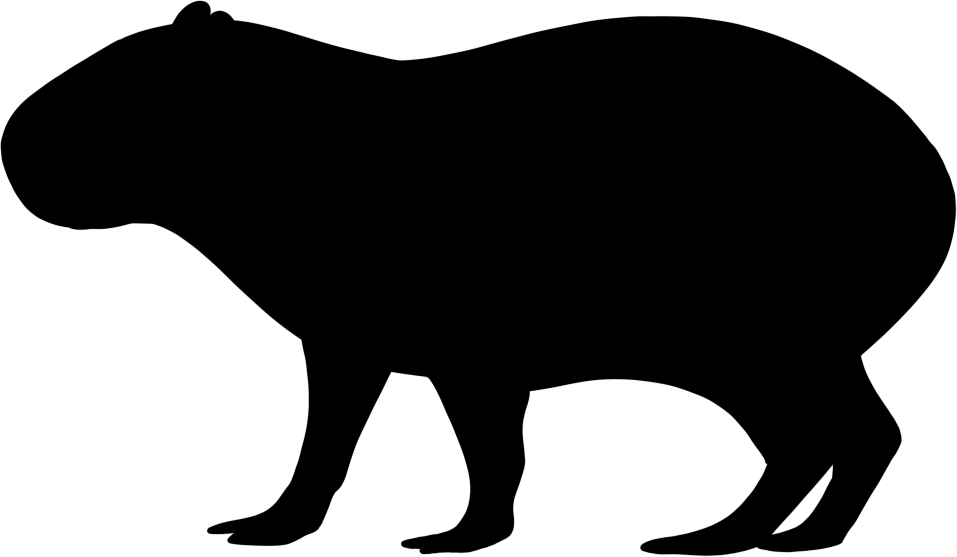
#> input picture backend/app/patterns/motifs/lab/refs/capybara_skye_source.png, 1913 x 1113 px (shown at 1/2 size); its folder holds only this picture in this run
$ python -i trace.py   (imports and definitions only)
#> lines starting #> are read from the running program, lines starting #| are printed output that depends on the picture; after the words box and inside, x2 and y2 are one past the last pixel; in counts of white or black regions, pixels touching at a corner belong together
### backend/app/patterns/motifs/_pillow.py
from __future__ import annotations

from typing import Callable

import numpy as np
from PIL import Image, ImageDraw


# Hard ceiling on the cells ONE silhouette raster may allocate. Deliberately
# separate from ``_helpers.MAX_LATTICE_CELLS`` (400k): that cap prices GEOS
# POLYGON cells at ~4-5 kB each, while a silhouette cell costs ~3 B (PIL "L"
# buffer + uint8 view + bool result), so the raster cap can sit ~40x looser
# without approaching the polygon cap's commit. 16M cells (n_grid <= 4000)
# clears every n_grid reachable from the ParamSpec slider ranges (the widest is
# ~2500 — a 5000 um extent at a 16 um slit period) yet still refuses the
# unbounded-POST corner: extent_um=40000 at period_um=6 asks for n_grid=26666,
# a 711 MB image whose downstream np.indices() is ~11 GB on a 13.7 GB host.
MAX_SILHOUETTE_CELLS = 16_000_000


def check_silhouette_budget(n_grid: int, what: str, **dials: float) -> None:
    """Refuse silhouette rasters that would not fit in memory.

    Same contract as ``_helpers.check_lattice_budget`` — a ValueError the
    /patterns and /boxes routes surface verbatim as an HTTP 400 — measured
    against the raster cap instead of the polygon-lattice cap. Generators size
    ``n_grid`` from caller-supplied ``extent_um`` / period params that nothing
    validates against their ParamSpec bounds, so this is the last line of
    defense before the allocation.
    """
    n = int(n_grid)
    n_cells = n * n
    if n_cells <= MAX_SILHOUETTE_CELLS:
        return
    knobs = ", ".join(f"{k}={v:g}" for k, v in dials.items())
    raise ValueError(
        f"{what} would rasterize {n}x{n} = {n_cells:,} silhouette cells"
        f"{f' ({knobs})' if knobs else ''}; the cap is "
        f"{MAX_SILHOUETTE_CELLS:,}. Increase period_um or shrink extent_um — "
        "the plate compositor upscales the pattern raster to fill the aperture, "
        "so patterns never need multi-mm extents at micron periods."
    )


# [19 lines left out: function render_silhouette, not called in this run]

### backend/app/patterns/motifs/trace.py
from __future__ import annotations

"""Image -> litho-safe silhouette tracing submodule.

Turns a *raster reference image* (a photo, an engraving, or an already-clean
PhyloPic/Commons silhouette) into a binary bool grid on the same contract as the
hand-authored motifs (``colibri.py`` / ``globe.py`` / ``monogram.py``):

    bool ndarray, shape (n_grid, n_grid), True == gold, Pillow y-down.

The pipeline is deterministic and fully parameterized so a traced motif bakes to
the same mask every run (spec-hashable). Stages:

  1. **Load + normalize** — open, optional crop box, grayscale, optional contrast
     stretch. Alpha-carrying PNGs (PhyloPic silhouettes) use the alpha channel
     directly as the foreground signal, which is cleaner than luma thresholding.
  2. **Segment foreground** — Otsu threshold (auto) or a fixed threshold, with an
     ``invert`` flag for dark-on-light vs light-on-dark sources.
  3. **Background removal** — optional flood-fill from the image corners so a
     textured/paper background that survives thresholding is peeled away, leaving
     only the connected subject.
  4. **Morphological cleanup** — fill interior holes, drop connected specks below
     a min-area fraction (removes JPEG crumbs / stray marks).
  5. **Litho-thicken thin necks** — grow the mask just enough that its thinnest
     surviving run clears the min-feature floor (legs, tails), reusing the same
     ``_dilate`` / ``_min_run`` idea as ``monogram.py`` but via ``scipy.ndimage``
     for speed. Never over-thickens (blob guard).
  6. **Place into a centered art box** — crop to the tight subject bbox, scale so
     the subject fills a target fraction, and paste at a controllable anchor
     (e.g. belly low for a waterline composition). Optional horizontal flip so
     the subject faces a chosen direction.

The heavy binary morphology uses ``scipy.ndimage`` (already a project dep). No
GEOS / shapely booleans are involved, so this is off the geometry hot-path
entirely.
"""

from dataclasses import dataclass, field
from pathlib import Path

import numpy as np
from PIL import Image
from scipy import ndimage as ndi

from ._pillow import check_silhouette_budget


# --------------------------------------------------------------------------- #
# Parameters
# --------------------------------------------------------------------------- #
@dataclass(frozen=True)
class TraceParams:
    """Deterministic knobs for :func:`trace_silhouette`.

    All fractions are of the *working grid* unless noted. Defaults are tuned for
    a clean, already-silhouetted PhyloPic PNG (alpha or solid black on white).
    """

    # -- load / normalize --
    crop: tuple[float, float, float, float] | None = None  # (x0,y0,x1,y1) frac
    use_alpha: bool = True          # prefer the alpha channel if the image has one
    invert: bool = False            # True if subject is LIGHT on a DARK ground
    threshold: float | None = None  # 0..1 fixed cut; None -> Otsu (auto)
    contrast: float = 1.0           # >1 stretches luma contrast before threshold

    # -- background removal --
    flood_bg: bool = True           # peel a connected background from the corners

    # -- cleanup --
    fill_holes: bool = True         # fill interior background pockets
    min_speck_frac: float = 0.002   # drop components smaller than this*area

    # -- litho safety --
    min_feature_px: int = 3         # thinnest surviving run must clear this
    max_thicken_px: int = 6         # dilation cap (blob guard)

    # -- placement into the art box --
    fill: float = 0.86              # subject's larger dim as a fraction of grid
    anchor_x: float = 0.5           # subject-bbox center x in the art box
    anchor_y: float = 0.5           # subject-bbox center y in the art box
    flip_h: bool = False            # mirror left<->right (face a chosen way)

    # -- optional engraved negative-space marks (art-box fractions) --
    # Each is (cx, cy, rx, ry): an ellipse punched to background AFTER placement,
    # used to add an eye / nostril so the read is "animal" not "blob".
    holes: tuple[tuple[float, float, float, float], ...] = field(default_factory=tuple)


# --------------------------------------------------------------------------- #
# Stage helpers
# --------------------------------------------------------------------------- #
def _load_gray_alpha(path: Path, crop, work: int) -> tuple[np.ndarray, np.ndarray | None]:
    """Load ``path`` at ``work`` x ``work``. Returns (gray 0..1, alpha 0..1|None).

    Preserves aspect by pasting onto a square transparent/ white canvas, so the
    subject is never distorted before we measure its bbox.
    """
    img = Image.open(path)
    has_alpha = "A" in img.getbands()
    img = img.convert("RGBA")
    if crop is not None:
        w, h = img.size
        x0, y0, x1, y1 = crop
        img = img.crop((int(x0 * w), int(y0 * h), int(x1 * w), int(y1 * h)))

    # Fit onto a square canvas, longest side -> work, preserving aspect.
    w, h = img.size
    s = work / max(w, h)
    nw, nh = max(1, int(round(w * s))), max(1, int(round(h * s)))
    img = img.resize((nw, nh), Image.LANCZOS)
    canvas = Image.new("RGBA", (work, work), (0, 0, 0, 0))
    canvas.paste(img, ((work - nw) // 2, (work - nh) // 2))

    rgba = np.asarray(canvas, dtype=np.float32) / 255.0
    alpha = rgba[..., 3] if has_alpha else None
    # Composite over white for the luma path so transparent regions read bright.
    rgb = rgba[..., :3]
    a = rgba[..., 3:4]
    comp = rgb * a + (1.0 - a)
    gray = comp @ np.array([0.299, 0.587, 0.114], dtype=np.float32)
    return gray, alpha


def _otsu(gray: np.ndarray) -> float:
    """Otsu's threshold on a 0..1 image (returns a 0..1 cut)."""
    hist, edges = np.histogram(gray, bins=256, range=(0.0, 1.0))
    hist = hist.astype(np.float64)
    total = hist.sum()
    if total == 0:
        return 0.5
    p = hist / total
    omega = np.cumsum(p)
    centers = (edges[:-1] + edges[1:]) * 0.5
    mu = np.cumsum(p * centers)
    mu_t = mu[-1]
    denom = omega * (1.0 - omega)
    denom[denom == 0] = 1e-12
    sigma_b2 = (mu_t * omega - mu) ** 2 / denom
    return float(centers[int(np.nanargmax(sigma_b2))])


def _foreground(gray: np.ndarray, alpha: np.ndarray | None, pr: TraceParams) -> np.ndarray:
    """Binary foreground mask from the alpha channel or a thresholded luma."""
    if pr.use_alpha and alpha is not None and float(alpha.max()) > 0.0:
        return alpha > 0.5

    g = gray
    if pr.contrast != 1.0:
        g = np.clip((g - 0.5) * pr.contrast + 0.5, 0.0, 1.0)
    cut = pr.threshold if pr.threshold is not None else _otsu(g)
    # Subject is dark-on-light by default -> foreground is BELOW the cut.
    fg = g < cut
    if pr.invert:
        fg = ~fg
    return fg


def _remove_bg_flood(fg: np.ndarray) -> np.ndarray:
    """Drop any *background* (False) component touching the border, then treat
    everything not thus reached as removable if it is background. Practically:
    keep the foreground; but also kill foreground blobs that are actually the
    frame/paper by flooding False from the corners and clearing FG islands that
    are fully enclosed by border-connected background only if they are specks
    (handled elsewhere). Here we simply guarantee the border ring is background
    by clearing any FG that is connected to the image border."""
    # A clean silhouette has NO foreground touching the border. If the source
    # has a filled background that thresholded as foreground, it will touch the
    # border; flip it off by removing the border-connected foreground component.
    lbl, n = ndi.label(fg)
    if n == 0:
        return fg
    border_ids = set(np.unique(np.concatenate([
        lbl[0, :], lbl[-1, :], lbl[:, 0], lbl[:, -1],
    ])))
    border_ids.discard(0)
    if not border_ids:
        return fg
    # Only strip a border component if it is huge (a real background fill), not
    # a subject that merely grazes the edge.
    out = fg.copy()
    area = fg.shape[0] * fg.shape[1]
    for cid in border_ids:
        comp = lbl == cid
        if comp.sum() > 0.45 * area:
            out &= ~comp
    return out


def _keep_largest_and_declutter(fg: np.ndarray, min_frac: float) -> np.ndarray:
    """Drop connected components smaller than ``min_frac`` of the image area."""
    lbl, n = ndi.label(fg)
    if n <= 1:
        return fg
    area = fg.shape[0] * fg.shape[1]
    sizes = ndi.sum(np.ones_like(fg), lbl, index=np.arange(1, n + 1))
    keep = np.zeros(n + 1, dtype=bool)
    for i, sz in enumerate(sizes, start=1):
        if sz >= min_frac * area:
            keep[i] = True
    return keep[lbl]


def _min_run(mask: np.ndarray) -> int:
    """Thinnest nonzero run of True cells across rows and columns (min feature).

    Same proxy as ``monogram._min_run`` but vectorized per-line for speed.
    """
    best = 10**9
    for m in (mask, mask.T):
        for row in m:
            idx = np.flatnonzero(row)
            if idx.size == 0:
                continue
            # Runs = maximal stretches of consecutive True.
            splits = np.where(np.diff(idx) > 1)[0]
            starts = np.concatenate(([0], splits + 1))
            ends = np.concatenate((splits, [idx.size - 1]))
            runs = idx[ends] - idx[starts] + 1
            r = int(runs.min())
            if r < best:
                best = r
    return 0 if best == 10**9 else best


def _litho_thicken(mask: np.ndarray, pr: TraceParams) -> np.ndarray:
    """Dilate just enough that the thinnest run clears ``min_feature_px``.

    Capped at ``max_thicken_px`` so we never turn a thin leg into a blob.
    """
    thin = _min_run(mask)
    if thin == 0 or thin >= pr.min_feature_px:
        return mask
    r = min(pr.max_thicken_px, max(1, (pr.min_feature_px - thin + 1) // 2))
    # Square structuring element == monogram's box dilation, but O(n) via scipy.
    struct = np.ones((2 * r + 1, 2 * r + 1), dtype=bool)
    return ndi.binary_dilation(mask, structure=struct)


def _place(mask: np.ndarray, n: int, pr: TraceParams) -> np.ndarray:
    """Crop to the subject bbox, scale to ``fill``, paste at the anchor on an
    ``n`` x ``n`` grid (optionally flipped horizontally)."""
    ys, xs = np.where(mask)
    if xs.size == 0:
        return np.zeros((n, n), dtype=bool)
    x0, x1 = int(xs.min()), int(xs.max()) + 1
    y0, y1 = int(ys.min()), int(ys.max()) + 1
    crop = mask[y0:y1, x0:x1]
    if pr.flip_h:
        crop = crop[:, ::-1]
    ch, cw = crop.shape
    target = pr.fill * n
    s = target / max(ch, cw)
    nw, nh = max(1, int(round(cw * s))), max(1, int(round(ch * s)))
    scaled = np.asarray(
        Image.fromarray(crop.astype(np.uint8) * 255, "L").resize((nw, nh), Image.LANCZOS)
    ) > 127
    out = np.zeros((n, n), dtype=bool)
    tx = int(round(pr.anchor_x * n - nw / 2))
    ty = int(round(pr.anchor_y * n - nh / 2))
    sx0, sy0 = max(0, -tx), max(0, -ty)
    dx0, dy0 = max(0, tx), max(0, ty)
    cw2 = min(nw - sx0, n - dx0)
    ch2 = min(nh - sy0, n - dy0)
    if cw2 <= 0 or ch2 <= 0:
        return out
    out[dy0:dy0 + ch2, dx0:dx0 + cw2] = scaled[sy0:sy0 + ch2, sx0:sx0 + cw2]
    return out


def _punch_holes(mask: np.ndarray, n: int, pr: TraceParams) -> np.ndarray:
    """Punch engraved negative-space ellipses (eye / nostril) to background."""
    if not pr.holes:
        return mask
    yy, xx = np.mgrid[0:n, 0:n].astype(np.float32)
    out = mask.copy()
    for cx, cy, rx, ry in pr.holes:
        cxp, cyp = cx * n, cy * n
        rxp, ryp = max(1.0, rx * n), max(1.0, ry * n)
        ell = ((xx - cxp) / rxp) ** 2 + ((yy - cyp) / ryp) ** 2 <= 1.0
        out &= ~ell
    return out


# --------------------------------------------------------------------------- #
# Public API
# --------------------------------------------------------------------------- #
def trace_silhouette(
    image_path: str | Path,
    n_grid: int = 256,
    params: TraceParams | None = None,
    work: int | None = None,
) -> np.ndarray:
    """Trace ``image_path`` into a litho-safe binary silhouette.

    Parameters
    ----------
    image_path : path to a raster reference (PNG/JPG). Alpha PNGs use their
        alpha channel as the foreground; otherwise luma is thresholded.
    n_grid : output grid size (returns ``(n_grid, n_grid)`` bool, True == gold).
    params : :class:`TraceParams` knobs (crop, threshold, placement, holes).
    work : working-grid resolution for the morphology (defaults to ``max(512,
        2*n_grid)`` capped at 1024) — high enough to keep edges crisp, capped to
        stay light on the 13.7 GB host.

    The result honors the same contract as the hand-authored motifs and is
    scale-free (the plate compositor picks the cell pitch that hits the extent).
    """
    pr = params or TraceParams()
    n = max(64, int(n_grid))
    # Own raster path (not render_silhouette), so gate n here too — callers size
    # n_grid straight off unvalidated extent_um/period params.
    check_silhouette_budget(n, "Traced silhouette")
    w = work if work is not None else min(1024, max(512, n * 2))
    # The working grid is uncapped when a caller overrides it; it carries the
    # float morphology stack, so it needs the same ceiling as the output grid.
    check_silhouette_budget(w, "Traced silhouette working grid")

    gray, alpha = _load_gray_alpha(Path(image_path), pr.crop, w)
#> in _load_gray_alpha, img is the input picture: PIL image 1913x1113 P; mean R, G, B, A 0, 0, 0, 152
#> in _load_gray_alpha, `has_alpha = "A" in img.getbands()`: has_alpha = False
#> in _load_gray_alpha, `canvas = Image.new("RGBA", (work, work), (0, 0, 0, 0))`: canvas: PIL image 512x512 RGBA; every value is 0
#> in _load_gray_alpha, `canvas.paste(img, ((work - nw) // 2, (work - nh) // 2))`:
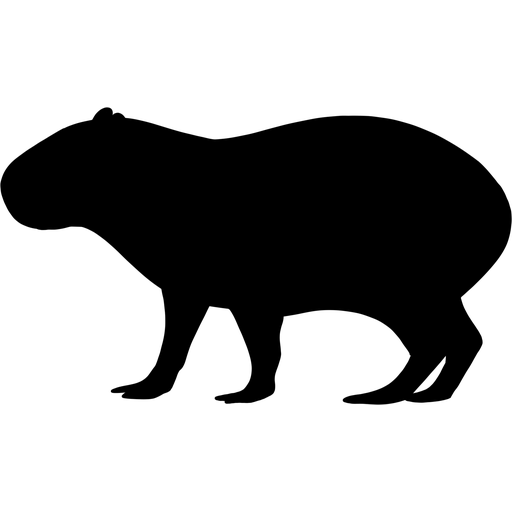
#> canvas: PIL image 512x512 RGBA; mean R, G, B, A 0, 0, 0, 88.4; transparent parts drawn white
#> in _load_gray_alpha, `rgb = rgba[..., :3]`: rgb: shape (512, 512, 3) float32; every value is 0
#> in _load_gray_alpha, `a = rgba[..., 3:4]`:
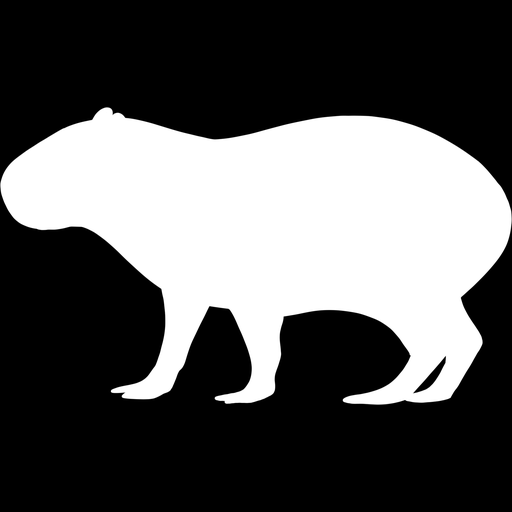
#> a: shape (512, 512, 1) float32; min 0, max 1, mean 0.347
    fg = _foreground(gray, alpha, pr)
#> in _otsu, `hist, edges = np.histogram(gray, bins=256, range=(0.0, 1.0))`: hist = 256 values, max 168061 at index 255, min 2 at index 64, mean 1024; edges = 257 values from 0 to 1
#> in _otsu, `total = hist.sum()`: total = 262144
#> in _otsu, `p = hist / total`: p = 256 values, max 0.641 at index 255, min 7.63e-06 at index 64, mean 0.00391
#> in _otsu, `omega = np.cumsum(p)`: omega = 256 values from 0.334 to 1
#> in _otsu, `centers = (edges[:-1] + edges[1:]) * 0.5`: centers = 256 values from 0.00195 to 0.998
#> in _otsu, `mu = np.cumsum(p * centers)`: mu = 256 values from 0.000653 to 0.653
#> in _otsu, `mu_t = mu[-1]`: mu_t = 0.653
#> in _otsu, `denom = omega * (1.0 - omega)`: denom = 256 values, max 0.23 at index 254, min 0 at index 255, mean 0.226
#> in _otsu, `sigma_b2 = (mu_t * omega - mu) ** 2 / denom`: sigma_b2 = 256 values, max 0.223 at index 127, min 0 at index 255, mean 0.221
#> in _foreground, `cut = pr.threshold if pr.threshold is not None else _otsu(g)`: cut = 0.498
#> in _foreground, `fg = g < cut`: fg: shape (512, 512) bool; 34.7% white; 1 white region, box (x1, y1, x2, y2) and area: (0, 107, 512, 405) 90940
    if pr.flood_bg:
        fg = _remove_bg_flood(fg)
#> in _remove_bg_flood, `lbl, n = ndi.label(fg)`: n = 1
#> in _remove_bg_flood, `border_ids = set(np.unique(np.concatenate([ lbl[0, :], lbl[-1, :], lbl..`: border_ids = 2 items
#> the loop in _remove_bg_flood, `for cid in border_ids:` made 1 pass
    if pr.fill_holes:
        fg = ndi.binary_fill_holes(fg)
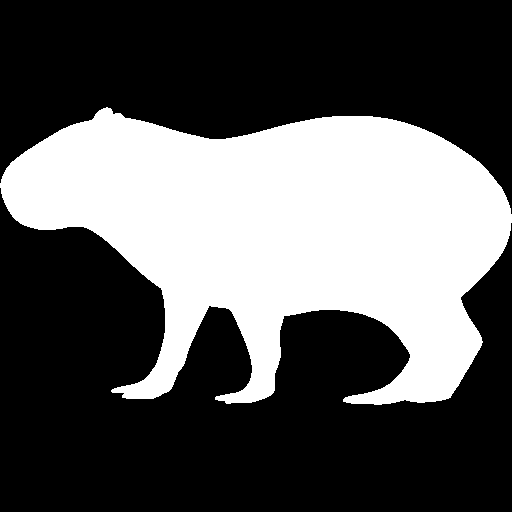
#> fg: shape (512, 512) bool; 34.8% white; 1 white region, box (x1, y1, x2, y2) and area: (0, 107, 512, 405) 91224
    if pr.min_speck_frac > 0:
        fg = _keep_largest_and_declutter(fg, pr.min_speck_frac)
#> in _keep_largest_and_declutter, `lbl, n = ndi.label(fg)`: n = 1

    # Place into the centered art box at the requested output resolution FIRST,
    # so the litho min-feature test is measured in *output* cells.
    placed = _place(fg, n, pr)
#> in _place, `x0, x1 = int(xs.min()), int(xs.max()) + 1`: x0 = 0; x1 = 512
#> in _place, `y0, y1 = int(ys.min()), int(ys.max()) + 1`: y0 = 107; y1 = 405
#> in _place, `crop = mask[y0:y1, x0:x1]`:
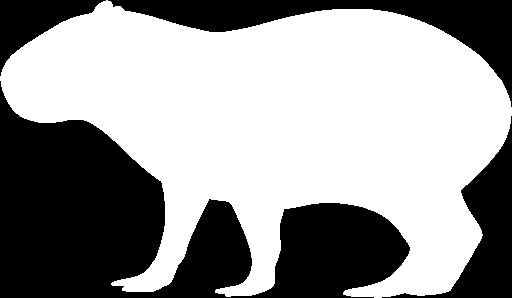
#> crop: shape (298, 512) bool; 59.8% white; 4 black regions, box (x1, y1, x2, y2) and area: (0, 81, 410, 298) 41729, (108, 0, 512, 107) 10088, (382, 116, 512, 298) 6335, (0, 0, 106, 76) 3200
#> in _place, `scaled = np.asarray( Image.fromarray(crop.astype(np.uint8) * 255, "L")..`:
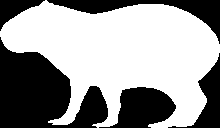
#> scaled: shape (128, 220) bool; 59.8% white; 5 black regions, box (x1, y1, x2, y2) and area: (0, 37, 108, 128) 5780, (99, 87, 176, 128) 1919, (47, 0, 220, 44) 1860, (168, 53, 220, 128) 1165, (0, 0, 45, 31) 591
#> in _place, `out[dy0:dy0 + ch2, dx0:dx0 + cw2] = scaled[sy0:sy0 + ch2, sx0:sx0 + cw2]`:
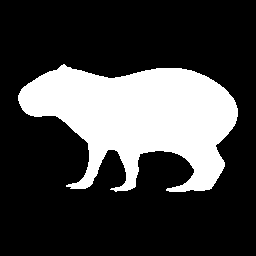
#> out: shape (256, 256) bool; 25.7% white; 1 white region, box (x1, y1, x2, y2) and area: (18, 64, 238, 192) 16845
    placed = _litho_thicken(placed, pr)
#> the loop in _min_run, `for m in (mask, mask.T):` made 2 passes
#> after the loop in _min_run, `for m in (mask, mask.T):`: best = 1
#> in _litho_thicken, `return ndi.binary_dilation(mask, structure=struct)`:
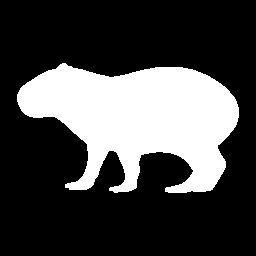
#> returned value: shape (256, 256) bool; 27.3% white; 1 white region, box (x1, y1, x2, y2) and area: (17, 63, 239, 193) 17884
    placed = _punch_holes(placed, n, pr)
    return placed

>>> result = trace_silhouette('lab/refs/capybara_skye_source.png')
